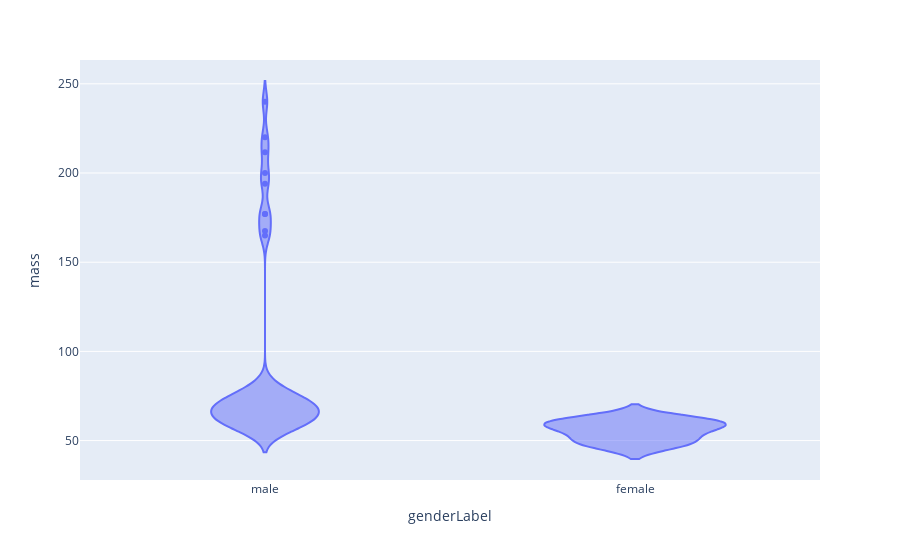

The notebook cell this image was saved under:
### Code cell
sparql_query = """
#Distribution of indonesian's mass based on gender
SELECT ?item ?mass ?genderLabel
WHERE 
{
  ?item wdt:P31 wd:Q5;
        wdt:P27 wd:Q252;
        wdt:P2067 ?mass;
        wdt:P21 ?gender.
  SERVICE wikibase:label { bd:serviceParam wikibase:language "[AUTO_LANGUAGE],en". }
}
"""
sparql_service_url = "https://query.wikidata.org/sparql"
chart = vkg(sparql_query=sparql_query, sparql_service_url=sparql_service_url, chart='violin')
chart.plot()

### Figure 1 — Plotly figure (JSON) as saved in the notebook; plotly's stock layout.template omitted (floating-point values rounded to 4 significant figures)
{"data": [{"alignmentgroup": "True", "box": {"visible": false}, "hovertemplate": "genderLabel=%{x}<br>mass=%{y}<extra></extra>", "legendgroup": "", "marker": {"color": "#636efa"}, "name": "", "offsetgroup": "", "orientation": "v", "scalegroup": "True", "showlegend": false, "type": "violin", "x": ["male", "female", "male", "female", "female", "male", "male", "male", "male", "female", "male", "male", "male", "male", "male", "female", "male", "male", "male", "male", "male", "male", "male", "male", "male", "male", "male", "male", "female", "male", "male", "male", "male", "male", "male", "male", "male", "male", "male", "male", "male", "female", "male", "male", "male", "male", "female", "male", "female", "male", "male", "male", "male", "male", "female", "female", "male", "male", "male", "female"], "x0": " ", "xaxis": "x", "y": [78, 50, 69, 56, 58, 72, 62, 62, 72, 59, 62, 73, 65, 55, 57, 51, 67, 60, 65, 65, 59, 63, 60, 60, 73, 65, 67, 65, 47, 72, 78, 60, 73, 70, 165, 75, 200, 80, 67, 70, 81, 62, 69, 55, 167.5, 177, 60, 220, 47, 71, 211.6, 68.7, 240, 194, 63, 60, 60, 177, 55, 54], "y0": " ", "yaxis": "y"}], "layout": {"legend": {"tracegroupgap": 0}, "margin": {"t": 60}, "violinmode": "group", "xaxis": {"anchor": "y", "domain": [0, 1], "title": {"text": "genderLabel"}}, "yaxis": {"anchor": "x", "domain": [0, 1], "title": {"text": "mass"}}}}
